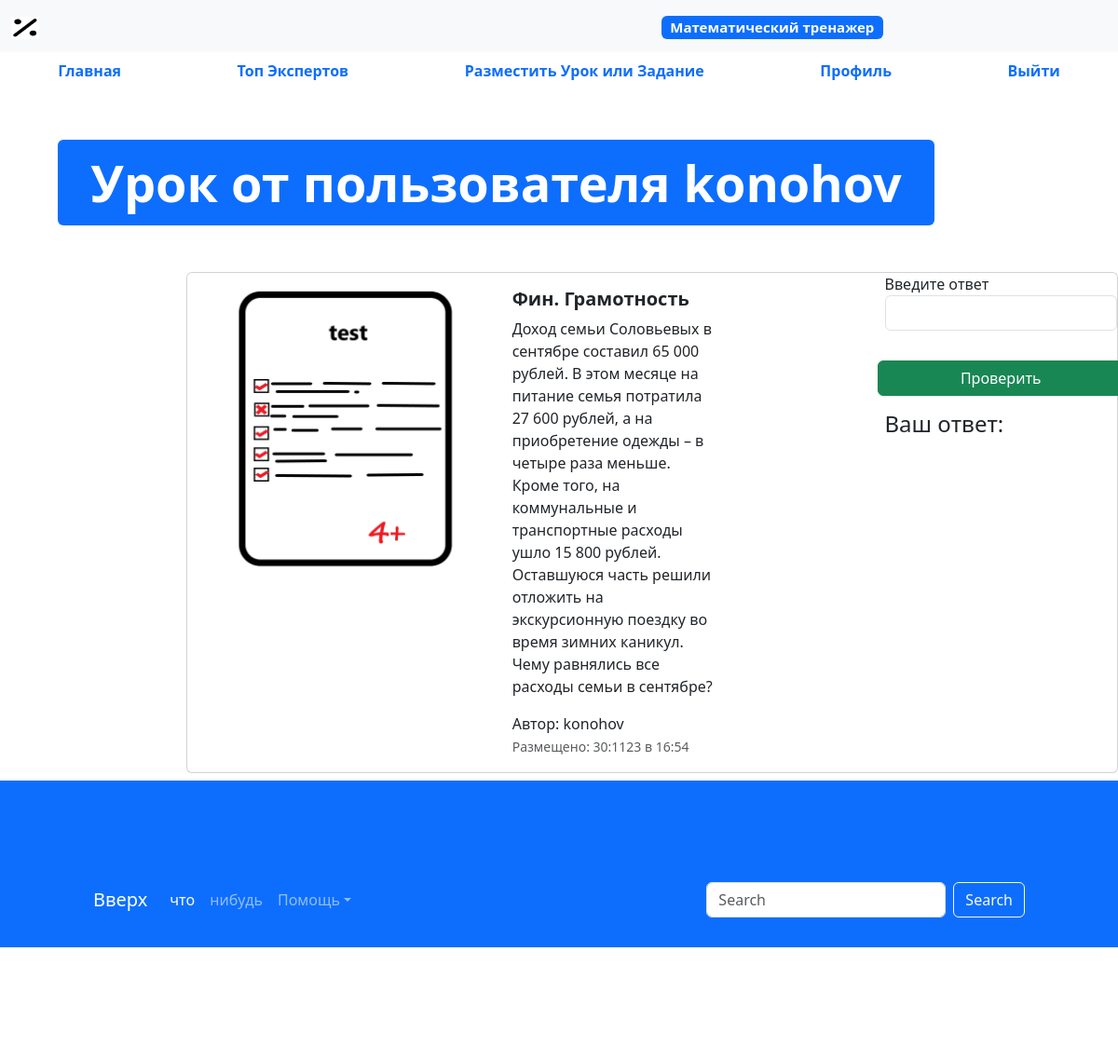
Screenshot of /task/4 (signed in) with the database file from the repository.
### app_advertisements/models.py (models this page shows, shortened)
class Task(models.Model):
    title_task = models.CharField(verbose_name="Заголовок", max_length=128)
    description_task = models.TextField(verbose_name="Задание")
    created_at_task = models.DateTimeField(auto_now_add=True)
    update_at_task = models.DateTimeField(auto_now=True)
    user = models.ForeignKey(to=User, verbose_name="Пользователь", on_delete=models.CASCADE)
    image_task = models.ImageField(verbose_name="Обложка", upload_to="advertisements/", blank=True, null=True)
    right_answer = models.CharField(verbose_name="Верный ответ",default=1, max_length=128)
    class Meta:
        db_table = 'tasks'
    @admin.display(description="дата создания")
    def created_date_task(self):
        if self.created_at_task.date() == timezone.now().date():
            created_time_task = self.created_at_task.time().strftime("%H:%M")
            return format_html("<span style = 'color:blue;'>Сегодня в {} </span>",created_time_task)
        else:
            return self.created_at_task.strftime("%d:%m%y в %H:%M")

### app_advertisements/views.py (the view)
# urls.py: path("task/<int:pk>", task, name = "task"),
@login_required(login_url=reverse_lazy("login"))
def task(request, pk):
    answer = request.POST.get("answer")
    tasks = Task.objects.get(id=pk)
    if answer:
        if answer == tasks.right_answer:
            text = "верно"
        else:
            text = "неверно"
    else:
        text = ""
    context = {"tasks": tasks, "text" : text}
    return render(request, "app_advertisement/task.html", context=context)

### templates/app_advertisement/task.html (shortened to what this page needs)
{% extends 'base.html' %}
{% load static %}
{% block content%}
  <ul class="nav nav-pills sticky-top bg-white nav-fill">
    <li class="nav-item">
      <a class="nav-link" href="{% url 'main' %}">
        <span style="font-weight: bold;">Главная</span>
      </a>
    </li>
    <li class="nav-item">
        <a class="nav-link" href="{% url 'top-sellers' %}">
          <span style="font-weight: bold;">Топ Экспертов</span>
        </a>
      </li>
      <li class="nav-item">
        <a class="nav-link" href="{% url 'advertisement-post'%}">
          <span style="font-weight: bold;">Разместить Урок или Задание</span>
        </a>
      </li>
    {%  if user.is_authenticated  %}
    <li class="nav-item">
      <a class="nav-link" href="{% url 'profile'%}">
        <span style="font-weight: bold;">Профиль</span>
      </a>
    </li>
    <li class="nav-item">
      <a class="nav-link" href="{%  url 'logout'  %}">
        <span style="font-weight: bold;">Выйти</span>
      </a>
    </li>
    {% else %}
    <li class="nav-item">
      <a class="nav-link" href="{% url 'login'%}">
        <span style="font-weight: bold;">Войти</span>
      </a>
    </li>
    {%  endif  %}
  </ul>
  <div class="container" style="margin: 50px;">
    <div class="display-2">
      <span class="badge bg-primary">Урок от пользователя {{  tasks.user  }}</span>
    </div>
  </div>
  <div class="col offset-2">
    <div class="card mb-2" style="max-width: 1200px; margin-top: 20px;">
      <div class="row g-0">
        <div class="col-md-4">
          <a href="#" class="nav-link">
            <img src="{% if tasks.image_task %}{{  tasks.image_task.url  }}{%  else  %}{% static 'img/test.png' %}{% endif %}" class="img-fluid rounded-start" alt="Card title" >
          </a>
        </div>
        <div class="col">
          <div class="card-body">
            <h5 class="card-title">
              <a href="#" class="nav-link"><strong>{{  tasks.title_task  }}</strong></a>
            </h5>
            <p class="card-text">{{ tasks.description_task  }}</p>
            <span>Автор: {{  tasks.user  }}</span>
            <p class="card-text"><small class="text-muted">Размещено: {{  tasks.created_date_task  }}</small></p>
          </div>
        </div>
        <div class="col offset-2">
          <form class="row g-3" method="post">
            <p>Введите ответ <input name="answer" class="form-control" /></p>
            <input type="submit"  class="btn btn-success mb-3" value="Проверить" />
          </form>
          <h4>Ваш ответ: {{  text  }}</h4>
        </div>
      </div>
    </div>
  </div>
  <footer style="padding: 100px; min-height: 300px;" class="bg-primary">
    <nav class="navbar navbar-expand-sm navbar-dark">
      <a class="navbar-brand" href="#">Вверх</a>
      <div class="collapse navbar-collapse" id="collapsibleNavId">
        <ul class="navbar-nav me-auto mt-2 mt-lg-0">
          <li class="nav-item">
            <a class="nav-link active" href="#" aria-current="page">что</a>
          </li>
          <li class="nav-item">
            <a class="nav-link" href="#"> нибудь</a>
          </li>
          <li class="nav-item dropdown">
            <a class="nav-link dropdown-toggle" href="#" id="dropdownId" data-bs-toggle="dropdown" aria-haspopup="true"
              aria-expanded="false">Помощь</a>
          </li>
        </ul>
        <form class="d-flex my-2 my-lg-0">
          <input class="form-control me-sm-2" type="text" placeholder="Search">
          <button class="btn btn-outline-light my-2 my-sm-0" type="submit">Search</button>
        </form>
      </div>
    </nav>
  </footer>
{% endblock %}

### rows the page displays
Task: user "konohov", title_task "Фин. Грамотность", description_task "Доход семьи Соловьевых в сентябре составил 65 000 рублей. В этом месяце на питание семья потратила 27 600 рублей, а на приобретение одежды – в четыре раза меньше. Кроме того, на коммунальные и транспортные расходы ушло 15 800 рублей. Оставшуюся часть решили отложить на экскурсионную поездку во время зимних каникул. Чему равнялись все расходы семьи в сентябре?", created_date_task "30:1123 в 16:54"
